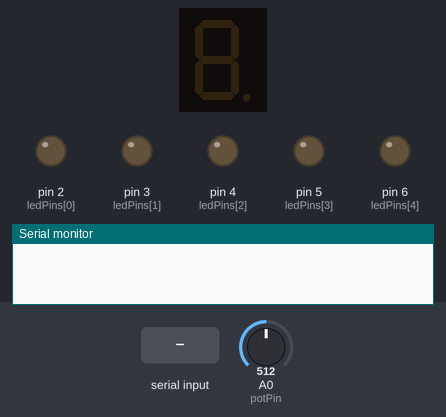
A sketch run on a simulated Arduino Uno, built with avr-gcc and run on an emulated ATmega328P. On the bench: 1-digit seven-segment display, output pins drawn as LEDs (lit = HIGH), the last lines printed to the serial monitor. Wiring (inferred from the names in the program): 1-digit 7-segment display, segments lit when HIGH: segments pin 7, pin 8, pin 9, pin 10, pin 11, pin 12, pin 13. Inputs (shaded band) come from the test bench; at power-on: A0 (potPin) = 512. The segment pins are drawn as the display they are named for; pins used as bus, display or sensor lines are not drawn.

Above: at 1.2 s.
1.3 s: A0 (potPin) set to 528
At 2.5 s:
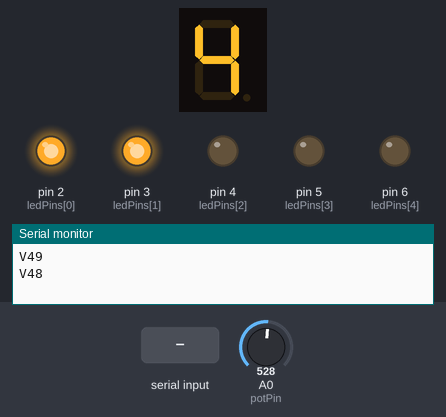
2.8 s: A0 (potPin) set to 335
At 3.8 s:
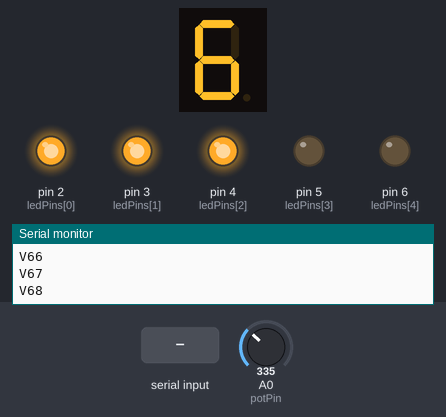
4.3 s: A0 (potPin) set to 312
At 4.8 s:
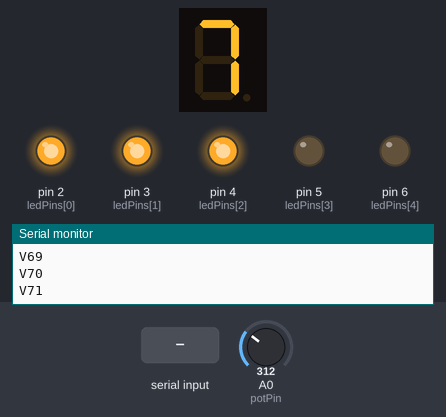
5.8 s: "V90\n" received over Serial
At 6.6 s:
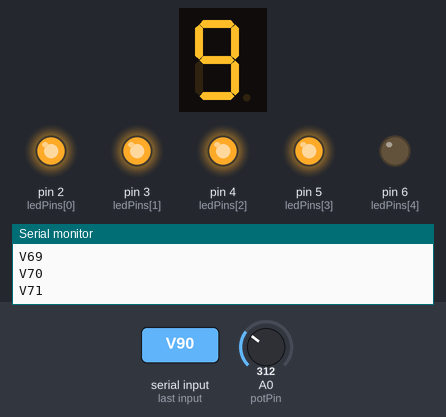
7.3 s: byte 86 ('V') received over Serial
At 8.0 s:
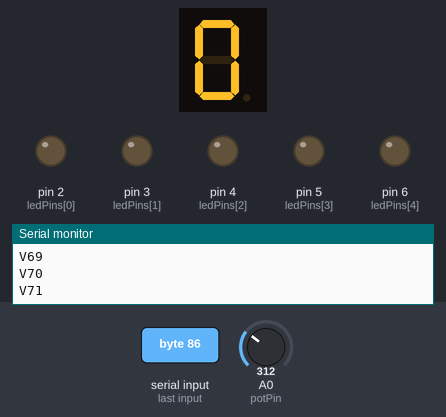
8.8 s: A0 (potPin) set to 281
At 9.9 s:
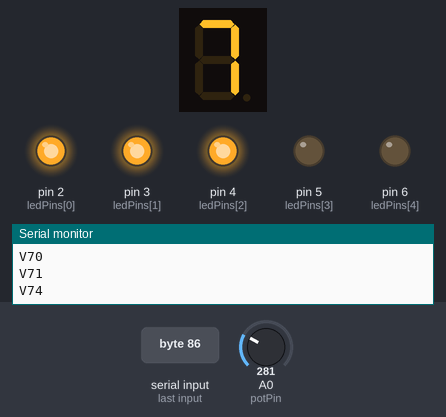
Timing chart, 0 to 11.3 s (numbered marks = the images above; inputs shaded):
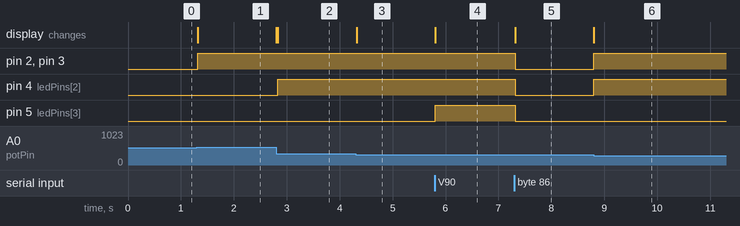

Measured:
- the behaviour switches between 516 and 517 on A0 (potPin) (found by bisection; images 0 and 1)
- the behaviour switches between 293 and 292 on A0 (potPin) (found by bisection; images 5 and 6)
- after the input at 1.3 s, pin 2 (ledPins[0]), pin 3 (ledPins[1]): LOW → HIGH at once; the display: changes at once (image 1)
- after the input at 2.8 s, pin 4 (ledPins[2]): LOW → HIGH at once; the display: first changes at once (image 2 shows a later state)
- after the input at 4.3 s, the display: changes at once (image 3)
- after the input at 5.8 s, pin 5 (ledPins[3]): LOW → HIGH at once; the display: changes at once (image 4)
- after the input at 7.3 s, pin 2 (ledPins[0]), pin 3 (ledPins[1]), pin 4 (ledPins[2]), pin 5 (ledPins[3]): HIGH → LOW at once; the display: changes at once (image 5)
- after the input at 8.8 s, pin 2 (ledPins[0]), pin 3 (ledPins[1]), pin 4 (ledPins[2]): LOW → HIGH at once; the display: changes at once (image 6)

The sketch:

VolControlAVR.ino
```cpp
// --- PIN CONFIGURATIONS ---
const int potPin = A0;
const int ledPins[] = {2, 3, 4, 5, 6};
const int numLeds = 5;
const int segPins[] = {7, 8, 9, 10, 11, 12, 13};

const byte digits[10][7] = {
  {1,1,1,1,1,1,0}, {0,1,1,0,0,0,0}, {1,1,0,1,1,0,1}, {1,1,1,1,0,0,1}, {0,1,1,0,0,1,1},
  {1,0,1,1,0,1,1}, {1,0,1,1,1,1,1}, {1,1,1,0,0,0,0}, {1,1,1,1,1,1,1}, {1,1,1,1,0,1,1}
};

// --- TUNING CONSTANTS ---
const float EMA_ALPHA          = 0.25;
const int   OVERRIDE_THRESHOLD = 20;
const int   DEADZONE_LOW       = 30;
const int   DEADZONE_HIGH      = 993;

// --- STATE TRACKING ---
int   lastVolume  = -1;
float smoothedPot = 0;
int   lastRawPot  = -1;
bool  pcOverride  = false;
bool  ledsEnabled = true;

void setup() {
  Serial.begin(9600);
  Serial.setTimeout(10);

  for (int i = 0; i < numLeds; i++) pinMode(ledPins[i], OUTPUT);
  for (int i = 0; i < 7;       i++) pinMode(segPins[i], OUTPUT);

  lastRawPot  = analogRead(potPin);
  smoothedPot = lastRawPot;
  lastVolume  = potToVolume(smoothedPot);
}

int potToVolume(float adcVal) {
  if (adcVal <= DEADZONE_LOW)  return 100;
  if (adcVal >= DEADZONE_HIGH) return 0;
  int vol = (int)(100.0 - (((adcVal - DEADZONE_LOW) / (float)(DEADZONE_HIGH - DEADZONE_LOW)) * 100.0) + 0.5);
  return constrain(vol, 0, 100);
}

void loop() {
  // --- 1. LISTEN TO THE PC GUI ---
  if (Serial.available() > 0) {
    char cmd = Serial.read();
    int  val  = Serial.parseInt();
    while (Serial.available() > 0) Serial.read();

    if (cmd == 'V' && val >= 0 && val <= 100) {
      lastVolume = val;
      pcOverride = true;
      lastRawPot = analogRead(potPin);
      updateVisuals(val);
    }
    else if (cmd == 'L') {
      ledsEnabled = (val == 1);
      updateVisuals(lastVolume);
    }
  }

  // --- 2. READ & SMOOTH THE KNOB ---
  int rawPot = analogRead(potPin);

  if (pcOverride) {
    if (abs(rawPot - lastRawPot) >= OVERRIDE_THRESHOLD) {
      pcOverride  = false;
      smoothedPot = rawPot;
    }
  }

  // --- 3. SEND TO PC IF KNOB IS IN CONTROL ---
  if (!pcOverride) {
    smoothedPot = EMA_ALPHA * rawPot + (1.0 - EMA_ALPHA) * smoothedPot;

    int currentVolume = potToVolume(smoothedPot);

    if (currentVolume != lastVolume) {
      lastVolume = currentVolume;

      // FIX: Send "V47\n" instead of "47\n" so Python can never
      // misread a partial multi-digit number as a valid value
      Serial.print("V");
      Serial.print(currentVolume);
      Serial.print("\n");

      updateVisuals(currentVolume);
    }

    lastRawPot = rawPot;
  }

  delay(10);
}

void updateVisuals(int vol) {
  if (!ledsEnabled) {
    for (int i = 0; i < numLeds; i++) digitalWrite(ledPins[i], LOW);
    for (int i = 0; i < 7;       i++) digitalWrite(segPins[i], LOW);
    return;
  }

  int ledLevel = map(vol, 0, 100, 0, numLeds);
  for (int i = 0; i < numLeds; i++)
    digitalWrite(ledPins[i], i < ledLevel ? HIGH : LOW);

  int displayDigit = constrain(vol / 10, 0, 9);
  for (int i = 0; i < 7; i++)
    digitalWrite(segPins[i], digits[displayDigit][i]);
}
```
